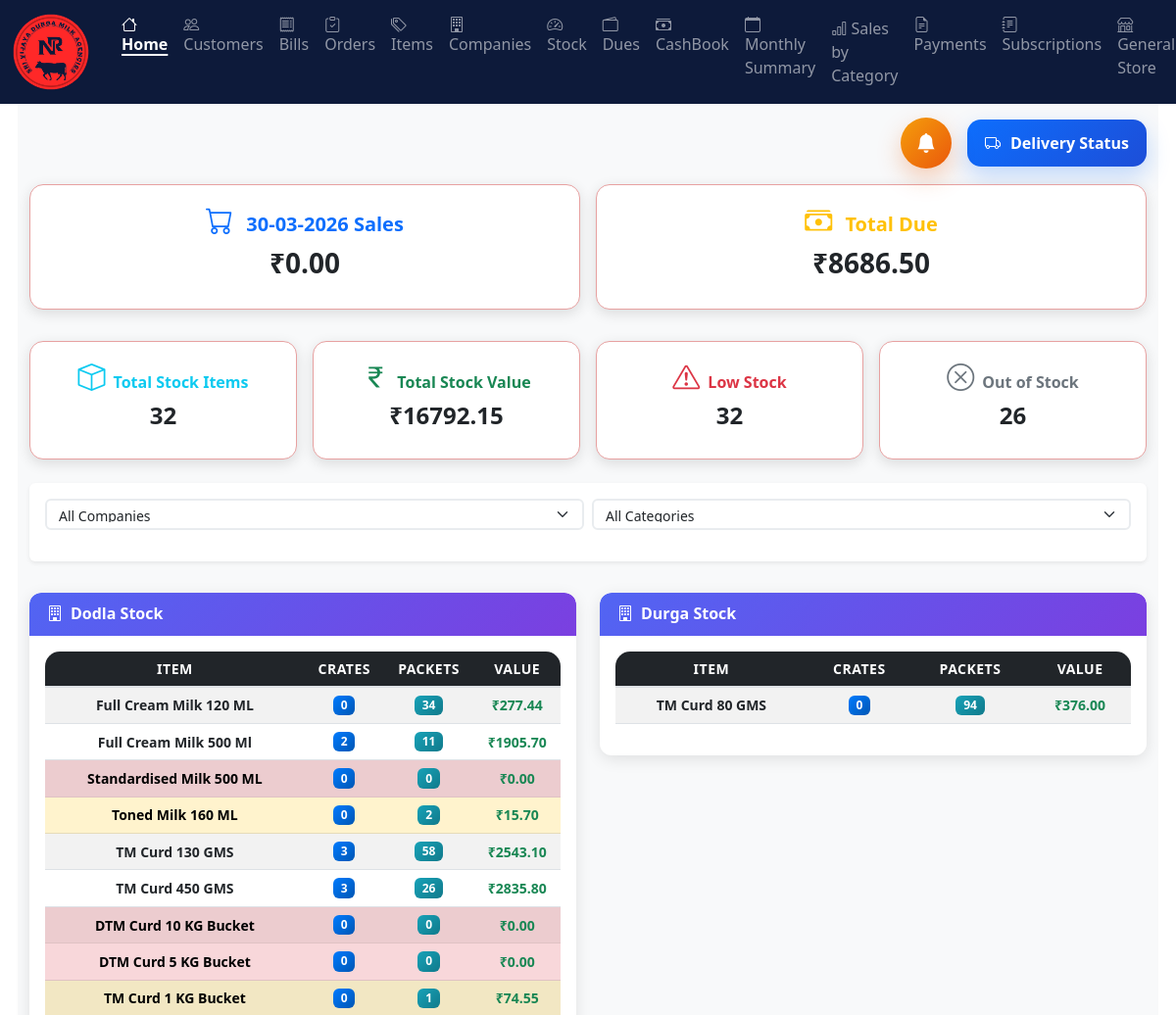
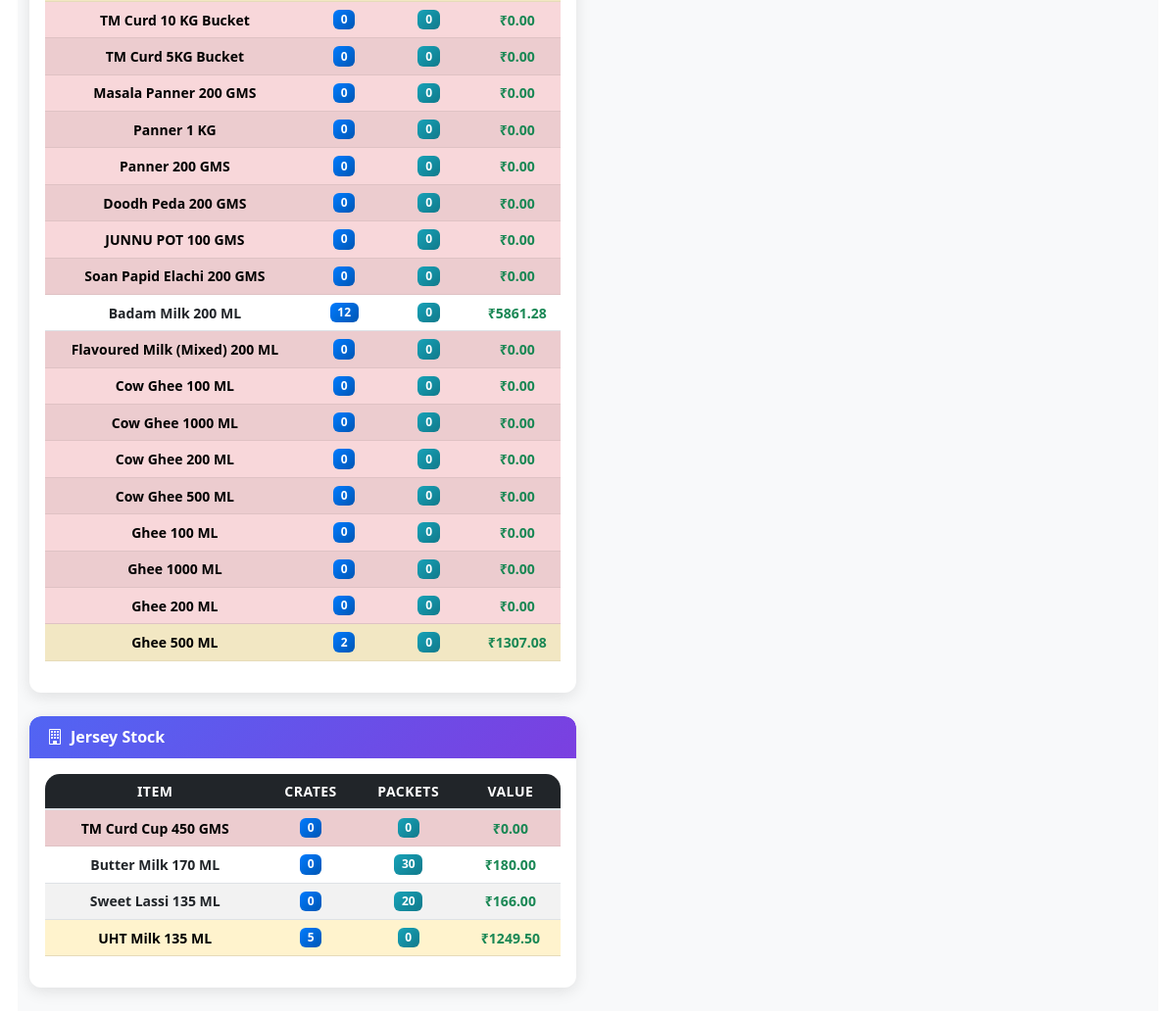
The page /milk_agency/ (signed in) on the database as committed earlier (2 pictures, top to bottom).
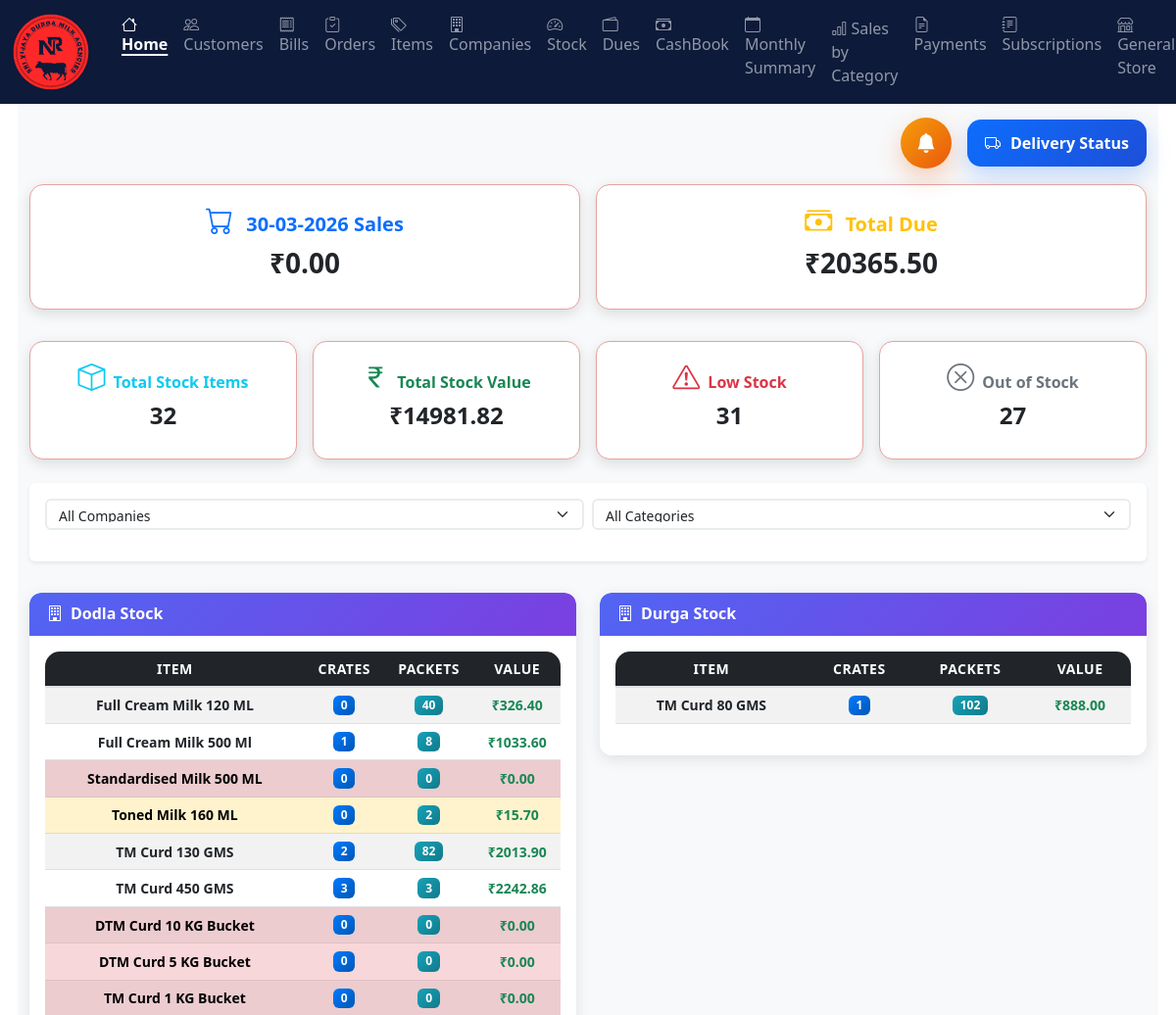
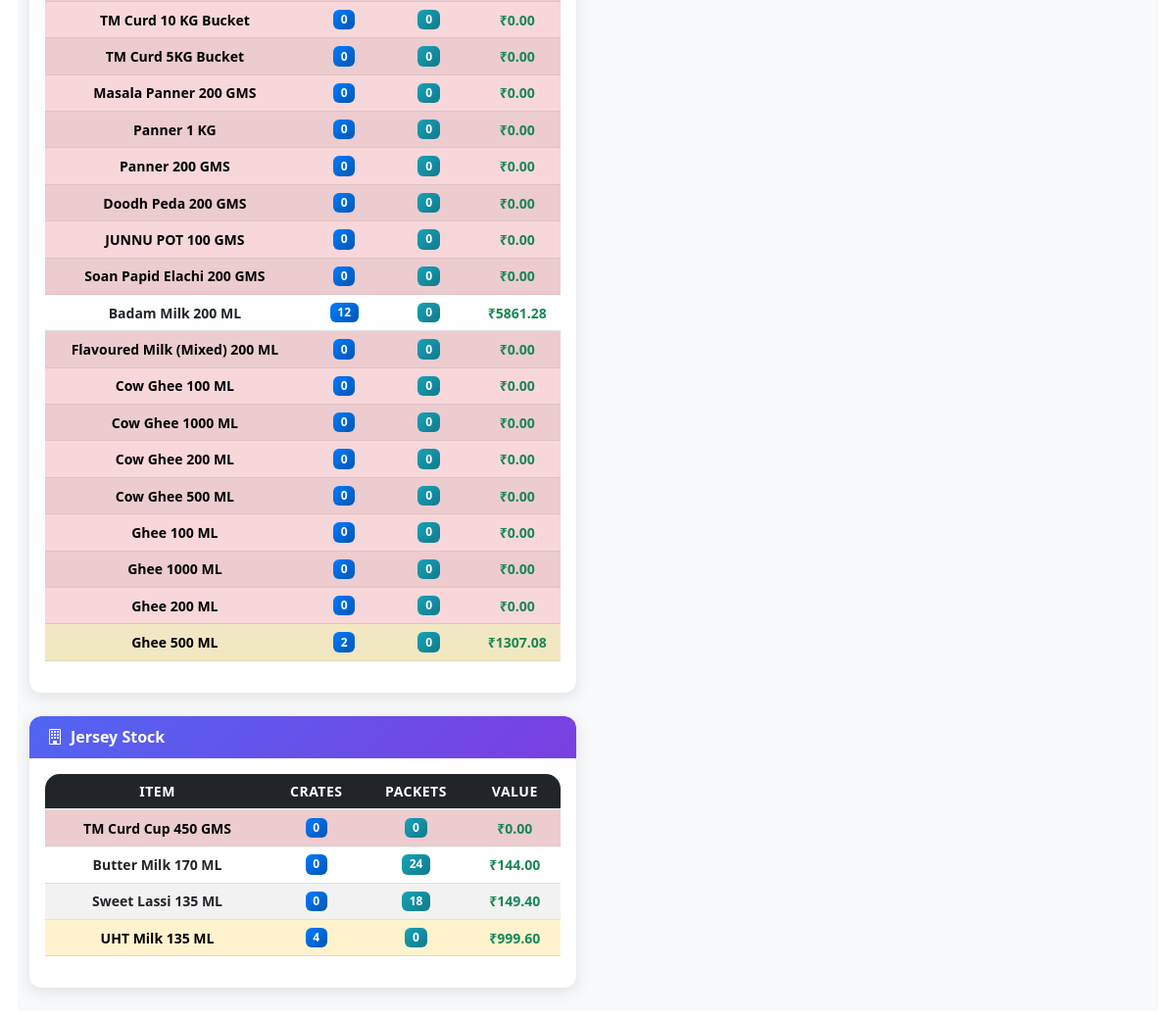
The same page on the database as committed later (2 pictures, top to bottom).
### milk_agency/models.py (models this page shows, shortened)
class Company(models.Model):
    name = models.CharField(max_length=255, unique=True)
    logo = models.ImageField(upload_to='company_logos/', blank=True, null=True)
    website_link = models.URLField(blank=True)
    class Meta:
        ordering = ['name']

class Item(models.Model):
    code = models.CharField(max_length=50, unique=True, blank=True, null=True, help_text='Unique item code')
    name = models.CharField(max_length=255)
    company = models.ForeignKey(Company, on_delete=models.SET_NULL, null=True, blank=True, related_name='items')
    category = models.CharField(max_length=100, blank=True, null=True)
    selling_price = models.DecimalField(max_digits=10, decimal_places=2)
    buying_price  = models.DecimalField(max_digits=10, decimal_places=2)
    mrp = models.DecimalField(max_digits=10, decimal_places=2, default=0, help_text='Maximum Retail Price')
    stock_quantity = models.IntegerField(default=0)
    pcs_count = models.IntegerField(default=0, help_text='Number of pieces per unit')
    image = models.ImageField(upload_to='items_saved/', blank=True, null=True)
    description = models.TextField(blank=True, null=True)
    frozen = models.BooleanField(default=False, help_text='If true, item is frozen and not displayed in app except items dashboard')

### milk_agency/views.py (the view, shortened to what this page needs)
# urls.py: path('', views.home, name='home'),
@login_required
@never_cache
def home(request):
    company_filter = request.GET.get('company')
    category_filter = request.GET.get('category')
    today = timezone.now().date()
    today_bills = Bill.objects.filter(invoice_date=today)
    today_sales = today_bills.aggregate(total=Sum("total_amount"))["total"] or 0
    today_bills_count = today_bills.count()
    total_due = Customer.objects.aggregate(total=Sum("due"))["total"] or 0
    cash_entry = CashbookEntry.objects.first()
    if cash_entry:
        today_cash_in = (
            cash_entry.c500 * 500 +
            cash_entry.c200 * 200 +
            cash_entry.c100 * 100 +
            cash_entry.c50 * 50 +
            cash_entry.c20 * 20 +
            cash_entry.c10 * 10 +
            cash_entry.coin20 * 20 +
            cash_entry.coin10 * 10 +
            cash_entry.coin5 * 5 +
            cash_entry.coin2 * 2 +
            cash_entry.coin1 * 1
        )
    else:
        today_cash_in = 0
    total_stock_value = (
        Item.objects.aggregate(total=Sum(F("stock_quantity") * F("buying_price")))["total"]
        or 0
    )
    total_stock_items = Item.objects.filter(frozen=False).count()
    low_stock_items = Item.objects.filter(stock_quantity__lt=F("pcs_count")).count()
    out_of_stock_items = Item.objects.filter(stock_quantity=0).count()
    all_stock_items = (
        Item.objects.filter(frozen=False)
        .annotate(
            crates=F("stock_quantity") / F("pcs_count"),
            packets=F("stock_quantity") % F("pcs_count"),
            stock_value=F("stock_quantity") * F("buying_price"),
            category_priority=Case(
                When(category__iexact="milk", then=Value(1)),
                When(category__iexact="curd", then=Value(2)),
                When(category__iexact="buckets", then=Value(3)),
                When(category__iexact="panner", then=Value(4)),
                When(category__iexact="sweets", then=Value(5)),
                When(category__iexact="flavoured milk", then=Value(6)),
                When(category__iexact="ghee", then=Value(7)),
                When(category__iexact="cups", then=Value(8)),
                default=Value(9),
                output_field=IntegerField(),
            ),
        )
        .order_by("company__name", "category_priority", "name")
    )
    if company_filter:
        all_stock_items = all_stock_items.filter(company__name__iexact=company_filter)
    if category_filter:
        all_stock_items = all_stock_items.filter(category__iexact=category_filter)
    stock_by_company = {}
    for company, items in groupby(
        all_stock_items,
        key=lambda x: x.company.name if x.company else "No Company"
    ):
        stock_by_company[company] = list(items)
    companies = (
        Item.objects.filter(frozen=False, company__isnull=False)
        .values_list("company__name", flat=True)
        .distinct()
    )
    categories = (
        Item.objects.filter(frozen=False)
        .exclude(category__isnull=True)
        .exclude(category="")
        .values_list("category", flat=True)
        .distinct()
    )
    unresolved_queries_count = Contact.objects.filter(status="active").count()
    context = {
        "companies": companies,
        "categories": categories,
        "current_date": today.strftime("%d-%m-%Y"),
        "today_sales": today_sales,
        "total_due": total_due,
        "today_bills": today_bills_count,
        "today_cash_in": today_cash_in,
        "total_stock_items": total_stock_items,
        "total_stock_value": total_stock_value,
        "low_stock_items": low_stock_items,
        "out_of_stock_items": out_of_stock_items,
        "stock_by_company": stock_by_company,
        "today_top_items": None,
        "today_active_customers": None,
        "today_bills_list": None,
        "unresolved_queries_count": unresolved_queries_count,
    }
    return render(request, "milk_agency/home/home_dashboard.html", context)

### templates/milk_agency/home/home_dashboard.html (shortened to what this page needs)
﻿{% extends "milk_agency/home/base.html" %}
{% load static mathfilters %}
{% block extra_css %}
<link rel="stylesheet" href="{% static 'css/common.css' %}">
{% endblock %}
{% block content %}
<div class="container-fluid py-4" style="min-height: 100vh; background:#f8f9fa;">
    <div class="d-flex justify-content-end align-items-center gap-3 mb-3">
        <a href="{% url 'milk_agency:admin_enquiries' %}" class="dashboard-bell" title="Open unresolved enquiries">
            <i class="bi bi-bell-fill fs-5"></i>
        </a>
        <a href="{% url 'milk_agency:admin_delivery_dashboard' %}" class="dashboard-shortcut">
            <i class="bi bi-truck"></i>
            <span>Delivery Status</span>
        </a>
    </div>
    <div class="row g-3">
        <div class="col-lg-6 col-md-6 col-12">
            <div class="summary-card text-center">
                <div class="text-primary fw-bold fs-5">
                    <i class="bi bi-cart fs-3 me-2"></i> {{ current_date }} Sales
                </div>
                <h3 class="fw-bold mt-2">₹{{ today_sales|floatformat:2 }}</h3>
            </div>
        </div>
        <div class="col-lg-6 col-md-6 col-12">
            <div class="summary-card text-center">
                <div class="text-warning fw-bold fs-5">
                    <i class="bi bi-cash-stack fs-3 me-2"></i> Total Due
                </div>
                <h3 class="fw-bold mt-2">₹{{ total_due|floatformat:2 }}</h3>
            </div>
        </div>
    </div>
    <div class="row g-3 mt-3">
        <div class="col-xl-3 col-lg-3 col-md-6 col-12">
            <div class="summary-card text-center">
                <div class="text-info fw-bold">
                    <i class="bi bi-box fs-3 me-2"></i>Total Stock Items
                </div>
                <h4 class="fw-bold mt-2">{{ total_stock_items }}</h4>
            </div>
        </div>
        <div class="col-xl-3 col-lg-3 col-md-6 col-12">
            <div class="summary-card text-center">
                <div class="text-success fw-bold">
                    <i class="bi bi-currency-rupee fs-3 me-2"></i>Total Stock Value
                </div>
                <h4 class="fw-bold mt-2">₹{{ total_stock_value|floatformat:2 }}</h4>
            </div>
        </div>
        <div class="col-xl-3 col-lg-3 col-md-6 col-12">
            <div class="summary-card text-center">
                <div class="text-danger fw-bold">
                    <i class="bi bi-exclamation-triangle fs-3 me-2"></i>Low Stock
                </div>
                <h4 class="fw-bold mt-2">{{ low_stock_items }}</h4>
            </div>
        </div>
        <div class="col-xl-3 col-lg-3 col-md-6 col-12">
            <div class="summary-card text-center">
                <div class="text-secondary fw-bold">
                    <i class="bi bi-x-circle fs-3 me-2"></i>Out of Stock
                </div>
                <h4 class="fw-bold mt-2">{{ out_of_stock_items }}</h4>
            </div>
        </div>
    </div>
    <div class="mt-4 p-3 bg-white rounded shadow-sm">
        <form method="get" id="filterForm" class="d-flex flex-column flex-md-row gap-2">
            <select name="company" class="form-select w-100"
                    onchange="document.getElementById('filterForm').submit();">
                <option value="">All Companies</option>
            </select>
            <select name="category" class="form-select w-100"
                    onchange="document.getElementById('filterForm').submit();">
                <option value="">All Categories</option>
            </select>
        </form>
    </div>
    <div class="row g-4 mt-2">
        {% for company, items in stock_by_company.items %}
        <div class="col-xl-6 col-lg-6 col-md-12 col-12">
            <div class="stock-card">
                <div class="company-header">
                    <h6 class="fw-bold m-0">
                        <i class="bi bi-building me-2"></i>{{ company }} Stock
                    </h6>
                </div>
                <div class="p-3">
                    <div class="table-responsive">
                        <table class="table table-hover table-striped align-middle">
                            <thead class="table-dark">
                                <tr class="text-center">
                                    <th>Item</th>
                                    <th>Crates</th>
                                    <th>Packets</th>
                                    <th class="d-none d-md-table-cell">Value</th>
                                </tr>
                            </thead>
                            <tbody>
                                {% for item in items %}
                                <tr class="text-center
                                    {% if item.stock_quantity == 0 %}table-danger{% elif item.stock_quantity < 10 %}table-warning{% endif %}">
                                    <td class="fw-bold">
                                        <span class="d-none d-md-inline">{{ item.name }}</span>
                                    </td>
                                    <td>
                                        <span class="badge bg-primary">{{ item.crates|floatformat:0 }}</span>
                                    </td>
                                    <td>
                                        <span class="badge bg-info">{{ item.packets|floatformat:0 }}</span>
                                    </td>
                                    <td class="fw-bold text-success d-none d-md-table-cell">
                                        ₹{{ item.stock_value|floatformat:2 }}
                                    </td>
                                </tr>
                                {% endfor %}
                            </tbody>
                        </table>
                    </div>
                </div>
            </div>
        </div>
        {% endfor %}
    </div>
</div>
{% endblock %}

### templates/milk_agency/home/base.html (shortened to what this page needs)
﻿{% load static %}
<!DOCTYPE html>
<html lang="en">
  <head>
    <link
      rel="stylesheet"
      href="https://cdn.jsdelivr.net/npm/bootstrap-icons@1.10.5/font/bootstrap-icons.css"
    />
    <link
      href="https://cdn.jsdelivr.net/npm/bootstrap@5.3.0/dist/css/bootstrap.min.css"
      rel="stylesheet"
    />
    <link rel="stylesheet" href="{% static 'milk_agency/css/base_inline.css' %}" />
    {% block extra_css %}{% endblock %}
  </head>
  <body>
    <nav
      class="navbar navbar-expand-lg fixed-top navbar-dark"
      style="background-color: #0d1a3a"
    >
      <div class="container-fluid">
        <a class="navbar-brand text-decoration-underline" href="{% url 'milk_agency:home' %}">
          <img
            src="{% static 'images/SVD1.png' %}"
            alt="Logo"
            style="height: 80px; margin-right: 8px"
          />
        </a>
        <div class="collapse navbar-collapse" id="navbarNav">
          <ul class="navbar-nav me-auto">
            <li class="nav-item">
              <a class="nav-link {% if request.resolver_match.url_name == 'home' %}active{% endif %}" href="{% url 'milk_agency:home' %}">
                <i class="bi bi-house"></i> Home
              </a>
            </li>
            <li class="nav-item">
              <a class="nav-link {% if request.resolver_match.url_name == 'customer_data' %}active{% endif %}" href="{% url 'milk_agency:customer_data' %}">
                <i class="bi bi-people"></i> Customers
              </a>
            </li>
            <li class="nav-item">
              <a class="nav-link {% if request.resolver_match.url_name == 'bills_dashboard' %}active{% endif %}" href="{% url 'milk_agency:bills_dashboard' %}">
                <i class="bi bi-receipt"></i> Bills
              </a>
            </li>
            <li class="nav-item">
              <a class="nav-link {% if request.resolver_match.url_name == 'admin_orders_dashboard' or request.resolver_match.url_name == 'admin_delivery_dashboard' %}active{% endif %}" href="{% url 'milk_agency:admin_orders_dashboard' %}">
                <i class="bi bi-clipboard-check"></i> Orders
              </a>
            </li>
            <li class="nav-item">
              <a class="nav-link {% if request.resolver_match.url_name == 'items_dashboard' %}active{% endif %}" href="{% url 'milk_agency:items_dashboard' %}">
                <i class="bi bi-tags"></i> Items
              </a>
            </li>
            <li class="nav-item">
              <a class="nav-link {% if request.resolver_match.url_name == 'companies_dashboard' %}active{% endif %}" href="{% url 'milk_agency:companies_dashboard' %}">
                <i class="bi bi-building"></i> Companies
              </a>
            </li>
            <li class="nav-item">
              <a class="nav-link {% if request.resolver_match.url_name == 'stock_dashboard' %}active{% endif %}" href="{% url 'milk_agency:stock_dashboard' %}">
                <i class="bi bi-speedometer2"></i> Stock
              </a>
            </li>
            <li class="nav-item">
              <a class="nav-link {% if request.resolver_match.url_name == 'payments_dashboard' %}active{% endif %}" href="{% url 'milk_agency:payments_dashboard' %}">
                <i class="bi bi-wallet2"></i> Dues
              </a>
            </li>
            <li class="nav-item">
              <a class="nav-link {% if request.resolver_match.url_name == 'cashbook' %}active{% endif %}" href="{% url 'milk_agency:cashbook' %}">
                <i class="bi bi-cash-stack"></i> CashBook
              </a>
            </li>
            <li class="nav-item">
              <a class="nav-link {% if request.resolver_match.url_name == 'monthly_sales_summary' %}active{% endif %}" href="{% url 'milk_agency:monthly_sales_summary' %}">
                <i class="bi bi-calendar"></i> Monthly Summary
              </a>
            </li>
            <li class="nav-item">
              <a class="nav-link {% if request.resolver_match.url_name == 'sales_summary_by_category' %}active{% endif %}" href="{% url 'milk_agency:sales_summary_by_category' %}">
                <i class="bi bi-bar-chart"></i> Sales by Category
              </a>
            </li>
            <li class="nav-item">
              <a class="nav-link {% if request.resolver_match.url_name == 'customer_payments' %}active{% endif %}" href="{% url 'milk_agency:customer_payments' %}">
                <i class="bi bi-file-earmark-text"></i> Payments
              </a>
            </li>
            <li class="nav-item">
              <a class="nav-link {% if request.resolver_match.url_name == 'subscription_dashboard' %}active{% endif %}" href="{% url 'milk_agency:subscription_dashboard' %}">
                <i class="bi bi-journal-text"></i> Subscriptions
              </a>
            </li>
            <li class="nav-item">
              <a class="nav-link" href="/general_store/">
                <i class="bi bi-shop"></i> General Store
              </a>
            </li>
          </ul>
        </div>
      </div>
    </nav>
    <link rel="stylesheet" href="{% static 'css/milk_agency/base.css' %}">
    <main class="container-fluid my-4 milk-agency" style="width: 99%; margin: auto">
      <br>
      <br>
      {% block content %} {% endblock %}
    </main>
  </body>
</html>

Rows that differ between the two databases and show on the page:
changed Item "Full Cream Milk 120 ML": packets "34" → "40"; stock_value "277.44" → "326.40"
changed Item "Full Cream Milk 500 Ml": crates "2" → "1"; packets "11" → "8"; stock_value "1905.70" → "1033.60"
changed Item "TM Curd 130 GMS": crates "3" → "2"; packets "58" → "82"; stock_value "2543.10" → "2013.90"
changed Item "TM Curd 450 GMS": packets "26" → "3"; stock_value "2835.80" → "2242.86"
changed Item "TM Curd 1 KG Bucket": stock_quantity 1 → 0 (drawn); packets "1" → "0"; stock_value "74.55" → "0.00"
changed Item "TM Curd 80 GMS": crates "0" → "1"; packets "94" → "102"; stock_value "376.00" → "888.00"
changed Item "Butter Milk 170 ML": packets "30" → "24"; stock_value "180.00" → "144.00"
changed Item "Sweet Lassi 135 ML": packets "20" → "18"; stock_value "166.00" → "149.40"
changed Item "UHT Milk 135 ML": crates "5" → "4"; stock_value "1249.50" → "999.60"
Other text that changed with them:
{{ total_due|floatformat:2 }}: "8686.50" → "20365.50"
{{ total_stock_value|floatformat:2 }}: "16792.15" → "14981.82"
{{ low_stock_items }}: "32" → "31"
{{ out_of_stock_items }}: "26" → "27"
